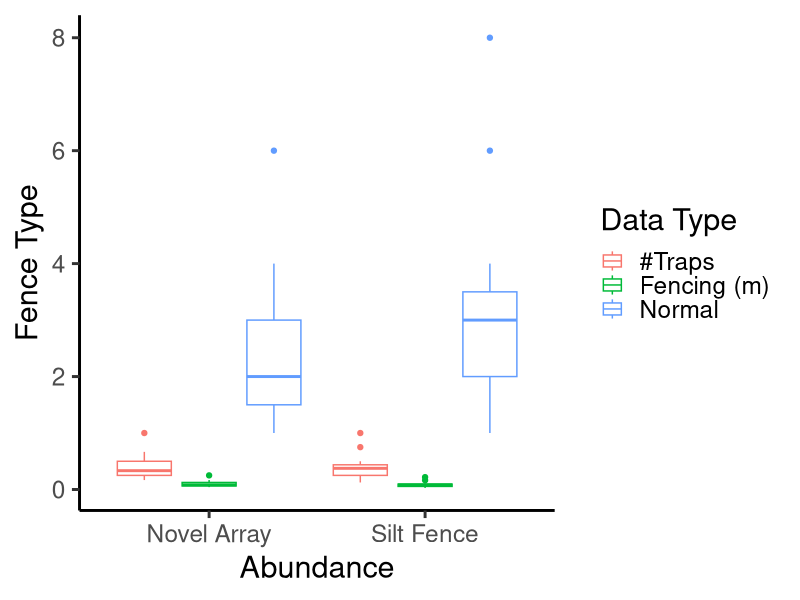
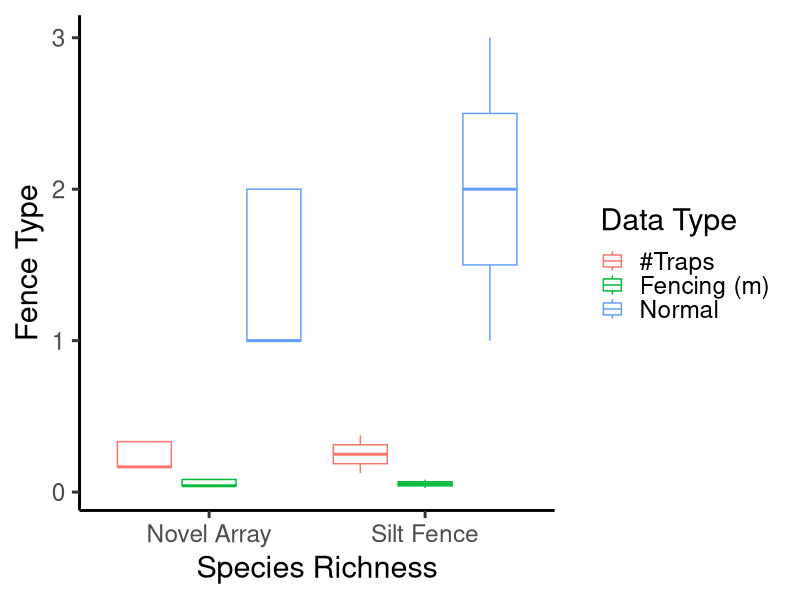

The R script that drew these images, in order:
# 'A portable and wind resistant drift fence array for arid environments'
#submitted to Herpetology Notes 7/8/23

#BT Camper

library('dplyr') #version 1.0.10
library('tidyr') #version 1.2.1
library('ggplot2') #version 3.3.6
library('vegan') #version 2.6-2

#set working directory
setwd("insert working directory here")

#read in 2022 full data
reptiles_2022_full <- read.csv("NM_reptiles_2022_full_data.csv", header=TRUE)


#---

### ABUNDANCE AND RICHNESS BY SITE

#generates species richness by site
richness_by_site <- aggregate(reptiles_2022_full, Species~Site, function(x) length(unique(x)))

#generates abundance by site
abundance_by_site <- aggregate(reptiles_2022_full, Species~Site, length)


#generate Appendix 1
abundance <- data.frame(reptiles_2022_full %>% group_by(Site, Species) %>% dplyr::count(Site))
  #pivot abundance data to look like Appendix 1
abund <- pivot_wider(abundance, names_from=Site, values_from=n) #appendix 1 data

#---------------------

### SAMPLING EFFORT DATA

#Sampling effort in Days
effort <- reptiles_2022_full %>% group_by(Site,Date) %>% summarise(Freq=n())
effort_days <- effort %>% group_by(Site) %>% count()

#Sampling effort in trap Checks
effort1 <- reptiles_2022_full %>% group_by(Site,Date,Time) %>% summarise(Freq=n())
effort_checks <- effort1 %>% group_by(Site, Time) %>% count()


#-----------------------
#-----------------------


### COMPARING DRIFT FENCE TYPES


#-----------------------

### CREATING A COMMUNITY MATRIX

#read in comparison data (silt fence [2021] vs. novel drift fence [2022])
SNE_2021_2022 <- read.csv("NM_reptiles_2021-2022_sub_data.csv", header=TRUE)

data_table <- data.frame(table(SNE_2021_2022$Species, SNE_2021_2022$Date, SNE_2021_2022$year)) #creating frequency table by Species/Date/Year
data_matrix <- pivot_wider(data_table, names_from=Var1, values_from=Freq) #pull frequency table into a matrix

#renaming columns
names(data_matrix)[names(data_matrix) == "Var2"] <- "Date"
names(data_matrix)[names(data_matrix) == "Var3"] <- "Year"

#calculating abundance and richness
data_matrix$abundance <- rowSums(data_matrix[,sapply(data_matrix, is.integer)]) #calculating abundance per replicate
data_matrix <- data_matrix[data_matrix$abundance!=0,] #removing rows that have no reptiles
data_matrix$richness <- apply(data_matrix[names(data_matrix) %in% unique(SNE_2021_2022$Species)],1,function(x) sum(x > 0)) #calculating richness per replicate

#controlling for amount of traps and fencing
data_matrix$abundance_trap <- if_else(data_matrix$Year == "2021", data_matrix$abundance/8, data_matrix$abundance/6) #controlling for number of traps per drift fence type
data_matrix$abundance_fence <- if_else(data_matrix$Year == "2021", data_matrix$abundance/36.576, data_matrix$abundance/24) #controlling for number of traps per drift fence type
data_matrix$richness_trap <- if_else(data_matrix$Year == "2021", data_matrix$richness/8, data_matrix$richness/6) #controlling for amount of fencing per drift fence type
data_matrix$richness_fence <- if_else(data_matrix$Year == "2021", data_matrix$richness/36.576, data_matrix$richness/24) #controlling for amount of fencing per drift fence type

#-----------------------

### COMPARISONS OF ABUNDANCE AND RICHNESS

#Kruskal-Wallis Test

#abundance normal
kruskal.test(abundance ~ Year, data = data_matrix)
#abundance adjusted #traps
kruskal.test(abundance_trap ~ Year, data = data_matrix)
#abundance adjusted #fence
kruskal.test(abundance_fence ~ Year, data = data_matrix)

#richness normal
kruskal.test(richness ~ Year, data = data_matrix)
#richness adjusted #traps
kruskal.test(richness_trap ~ Year, data = data_matrix)
#richness adjusted #fence
kruskal.test(richness_fence ~ Year, data = data_matrix)


#Box-and-whisker plots

#creating ggplot-friendly dataframe
#filtering dataframe by abundance/richness type, adding 'fence_type' column
norm <- data.frame(data_matrix[c("Year", "abundance", "richness")], info_type = rep("Normal", nrow(data_matrix)))
trap <- data.frame(data_matrix[c("Year", "abundance_trap", "richness_trap")], info_type = rep("#Traps", nrow(data_matrix)))
fence <- data.frame(data_matrix[c("Year", "abundance_fence", "richness_fence")], info_type = rep("Fencing (m)", nrow(data_matrix)))

#renaming columns to match each other (for rbind function)
names(trap) <- names(norm)
names(fence) <- names(norm)

#creating new dataframe
plot_fence <- rbind(norm, trap, fence)
#reworking year column to fence_type column
plot_fence$Year <- if_else(plot_fence$Year == "2021", "Silt Fence", "Novel Array")
plot_fence <- rename(plot_fence, "fence_type" = "Year") #renaming Year column

#abundance figure 3a
tiff("../figures/abundance_box&whisker_figure_3a_v2.tiff", units="in", width=7.921687, height=5, res=600)

ggplot(data=plot_fence, aes(x=fence_type, y=abundance, colour=info_type)) + geom_boxplot(position = position_dodge(width = 0.9)) +
  labs(x="Abundance", y="Fence Type", colour="Data Type") + theme_classic(22)

dev.off()

#species richness figure 3b
tiff("../figures/richness_box&whisker_figure_3b_v2.tiff", units="in", width=7.921687, height=5, res=600)

ggplot(data=plot_fence, aes(x=fence_type, y=richness, colour=info_type)) + geom_boxplot(position = position_dodge(width = 0.9)) + 
  labs(x="Species Richness", y="Fence Type", colour="Data Type") + theme_classic(22)

dev.off()

#-----------------------

### ORDINATION SPACE ANALYSES

#rescaling raw abundance data to proportion data, each row = 1 (100%)
prop_matrix<-cbind((data_matrix[names(data_matrix) %in% unique(SNE_2021_2022$Species)]/rowSums(data_matrix[names(data_matrix) %in% unique(SNE_2021_2022$Species)]))*100,
                   data_matrix[c("Date", "Year")])

#PERMANOVA test for bray-curtis and jaccard disimilarity
adonis2(prop_matrix[,names(prop_matrix) %in% unique(SNE_2021_2022$Species)]~prop_matrix$Year, method ="bray", perm=999) #bray-curtis
adonis2(prop_matrix[,names(prop_matrix) %in% unique(SNE_2021_2022$Species)]~prop_matrix$Year, method ="jaccard", perm=999) #jaccard

